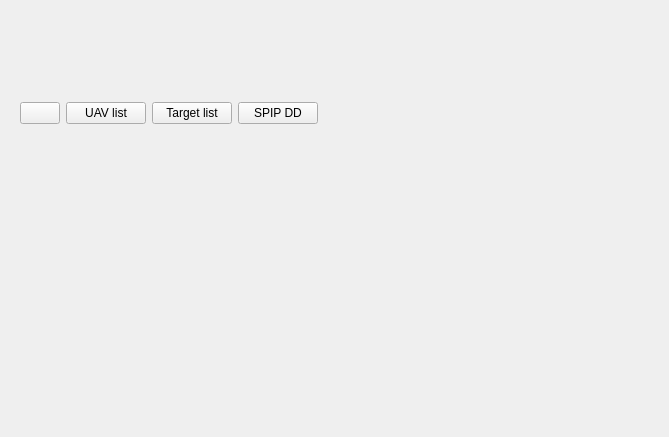
<?xml version="1.0" encoding="UTF-8"?>
<ui version="4.0">
 <class>MapControllerWidget</class>
 <widget class="QWidget" name="MapControllerWidget">
  <property name="geometry">
   <rect>
    <x>0</x>
    <y>0</y>
    <width>669</width>
    <height>437</height>
   </rect>
  </property>
  <property name="windowTitle">
   <string>Form</string>
  </property>
  <layout class="QGridLayout" name="gridLayout">
   <item row="1" column="0">
    <widget class="PwGisWidget" name="_pwwidget" native="true"/>
   </item>
   <item row="0" column="0">
    <widget class="QWidget" name="_panel_widget" native="true">
     <property name="layoutDirection">
      <enum>Qt::LeftToRight</enum>
     </property>
     <layout class="QHBoxLayout" name="horizontalLayout">
      <property name="sizeConstraint">
       <enum>QLayout::SetDefaultConstraint</enum>
      </property>
      <item>
       <widget class="QPushButton" name="pb">
        <property name="sizePolicy">
         <sizepolicy hsizetype="Maximum" vsizetype="Fixed">
          <horstretch>0</horstretch>
          <verstretch>0</verstretch>
         </sizepolicy>
        </property>
        <property name="text">
         <string/>
        </property>
       </widget>
      </item>
      <item>
       <widget class="QPushButton" name="pb_show_BLA_tree">
        <property name="sizePolicy">
         <sizepolicy hsizetype="Maximum" vsizetype="Fixed">
          <horstretch>0</horstretch>
          <verstretch>0</verstretch>
         </sizepolicy>
        </property>
        <property name="text">
         <string>UAV list</string>
        </property>
       </widget>
      </item>
      <item>
       <widget class="QPushButton" name="pb_show_BPLA_tree">
        <property name="sizePolicy">
         <sizepolicy hsizetype="Maximum" vsizetype="Fixed">
          <horstretch>0</horstretch>
          <verstretch>0</verstretch>
         </sizepolicy>
        </property>
        <property name="text">
         <string>Target list</string>
        </property>
       </widget>
      </item>
      <item>
       <widget class="QPushButton" name="pb_show_NiiPP">
        <property name="sizePolicy">
         <sizepolicy hsizetype="Maximum" vsizetype="Fixed">
          <horstretch>0</horstretch>
          <verstretch>0</verstretch>
         </sizepolicy>
        </property>
        <property name="text">
         <string>SPIP DD</string>
        </property>
       </widget>
      </item>
      <item>
       <spacer name="horizontalSpacer">
        <property name="orientation">
         <enum>Qt::Horizontal</enum>
        </property>
        <property name="sizeHint" stdset="0">
         <size>
          <width>40</width>
          <height>20</height>
         </size>
        </property>
       </spacer>
      </item>
     </layout>
    </widget>
   </item>
  </layout>
 </widget>
 <customwidgets>
  <customwidget>
   <class>PwGisWidget</class>
   <extends>QWidget</extends>
   <header location="global">PwGis/pwgiswidget.h</header>
   <container>1</container>
  </customwidget>
 </customwidgets>
 <resources/>
 <connections/>
</ui>
